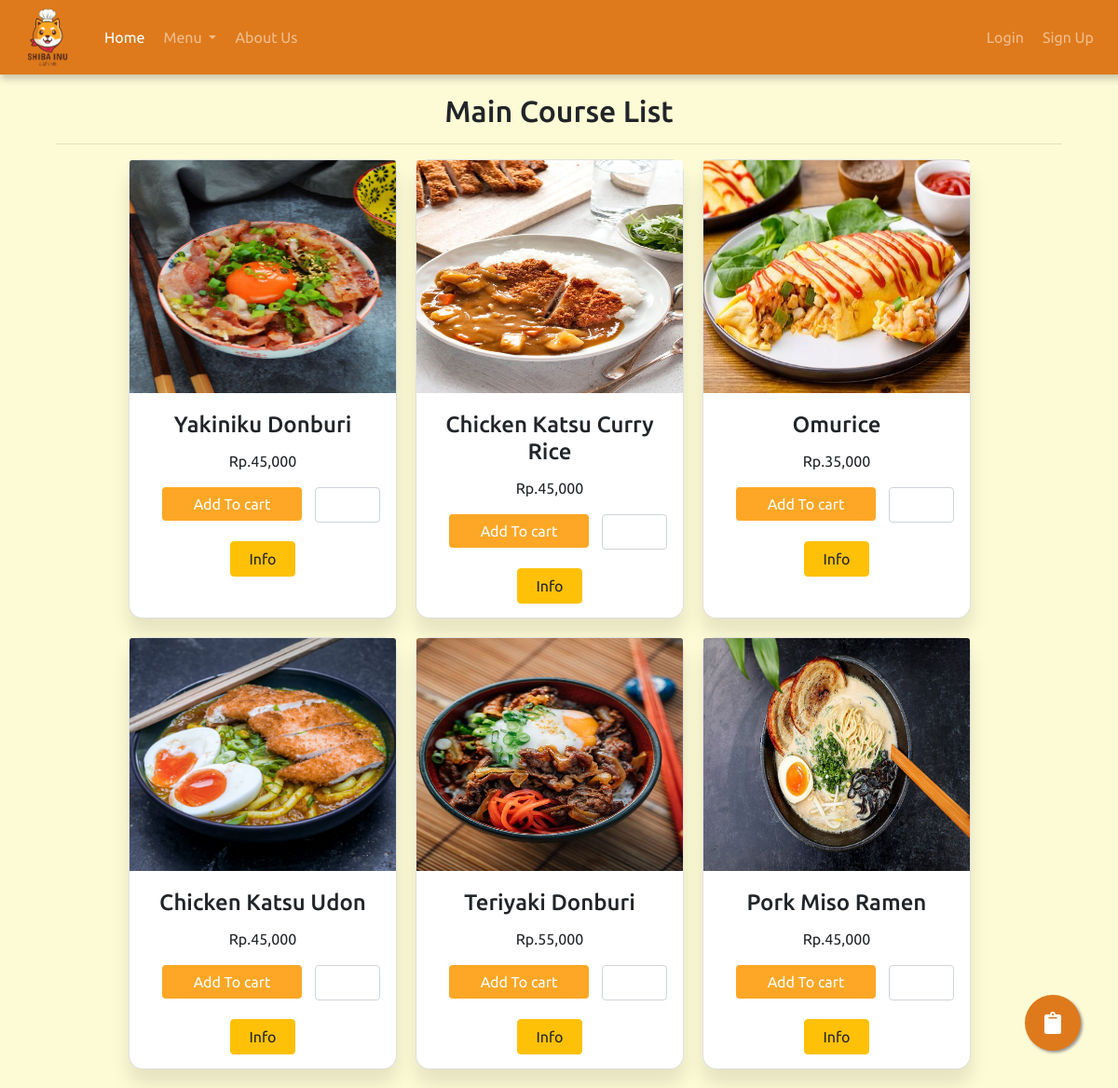
The app's page /Menu/MainCourse.php with its own data.
### tables this page shows
CREATE TABLE `menu` (
  `id_menu` int(10) NOT NULL,
  `id_kategori` int(11) NOT NULL,
  `nama_menu` varchar(50) NOT NULL,
  `harga_menu` int(11) NOT NULL,
  `deskripsi` varchar(100) NOT NULL,
  `image` varchar(65) NOT NULL
);

### Menu/MainCourse.php (the view, shortened to what this page needs)
<?php
require 'function.php';
$result = mysqli_query($koneksi, "SELECT * FROM menu JOIN kategori USING(id_kategori) WHERE nama_kategori ='main course'");
?>
<!Doctype html>
<html>
    <head>
        <link rel="stylesheet" href="https://stackpath.bootstrapcdn.com/bootstrap/4.3.1/css/bootstrap.min.css">
        <link rel="stylesheet" href="https://use.fontawesome.com/releases/v5.7.0/css/all.css">
        <link href="https://unpkg.com/aos@2.3.1/dist/aos.css" rel="stylesheet">
    </head>
    <body>
        <nav class="navbar navbar-expand-lg nav-color navbar-dark fixed-top">
            <a class="navbar-brand" href="#">
                <img src="../images/pemweb_logo.png" width="70" height="70" alt="">
            </a>
            <div class="collapse navbar-collapse navbar-dark" style="width: 40%; background-color: #de7a1c; border-radius: 10px;" id="navbarSupportedContent">
                <ul class="navbar-nav mr-auto">
                    <li class="nav-item active">
                        <a class="nav-link" style="padding: 10px;" href="../index.php">Home</a>
                    </li>
                    <li class="nav-item dropdown">
                        <a class="nav-link dropdown-toggle" style="padding: 10px;" href="#" id="navbarDropdownMenuLink" data-toggle="dropdown" aria-haspopup="true" aria-expanded="false">
                        Menu
                        </a>
                    </li>
                    <li class="nav-item">
                        <a class="nav-link" style="padding: 10px;" href="../about_us/about_us.php">About Us</a>
                    </li>
                </ul>
                <?php if(!isset($_SESSION['login'])) : ?>
                <ul class="navbar-nav navbar-right">
                    <li class="nav-item">
                        <a class="nav-link" style="padding: 10px;" href="../login/login.php">Login</a>
                    </li>
                    <li class="nav-item">
                        <a class="nav-link" style="padding: 10px;" href="../regis/registrasi.php">Sign Up</a>
                    </li>
                </ul>
                <?php endif; ?>
            </div>
        </nav>
        <section class = "Content" style="margin-top: 100px">
            <div class="container">
                <div class="row">
                    <div class="col-md-12 text-center">
                    <h2>Main Course List</h2>
                    <hr>
                    </div>
                </div>
                <div class="row">
                    <?php while($info = mysqli_fetch_assoc($result) ) : ?>
                            <div class="card" style="width: 18rem; margin-right:20px; margin-bottom:20px;background-color:white;border-radius: 15px;box-shadow: 0px 15px 20px rgba(0,0,0,0.1);">
                                <form method="post" action="order.php">
                                    <a ><img class="card-img-top image view_info" src="../images/<?php echo $info["image"]; ?>" alt="Card image cap"></a>
                                    <div class="card-body text-center">
                                        <h4 class="card-title" name="menu_nama"><?php echo $info["nama_menu"]; ?></h4>
                                        <p class="card-text">Rp.<?=  number_format($info["harga_menu"]); ?></p>
                                        <div class="row">
                                            <div class="col-8">
                                                <input type="submit" name="add_to_cart" class="btn btn-primary" style="background-color:#fea726;width:150px; color:white;border:none;" value="Add To cart"></input>
                                            </div>
                                            <div class="col-4">
                                                <input type="number" min="1" name="quantity"  class="form-control" style="width:70px; boder:#d4d6d9;" required/>
                                            </div>
                                        </div>
                                    </div>
                                </form>
                                <div class="row">
                                    <form action="" method="post">
                                        <input type="submit" class="btn btn-warning" value="Info" name="detailMenu" href="modal.php?id=<?= $info["id_menu"]; ?>" style="width:70px; margin-bottom: 15px">
                                    </form>
                                </div>
                            </div>
                    <?php endwhile;?>
                </div>
            </div>
        </section>
        <?php if(!isset($_SESSION['login'])) : ?>
            <a href="../login/login.php" class="float">
                <i class="fa fa-clipboard my-float"></i>
            </a>
        <?php endif; ?>
    </body>
</html>

### Menu/MainCourse.php (style rules this page uses)
body { font-family: 'Ubuntu', sans-serif; background-color:#fdfbd5; }
.nav-color { background-color: #de7a1c; color: red; }
a { color: white; }
.navbar { height: 80px; box-shadow: 3px 3px 7px 2px rgba(0, 0, 0, 0.2); }
.container { width: 100%; }
.row { display: flex; justify-content: center; margin: 0 auto; }
.image { width:100%; height:250px; }
input { width:45px; }
.float { position:fixed; width:60px; height:60px; bottom:40px; right:40px; background-color:#de7a1c; color:#FFF; border-radius:50px; text-align:center; box-shadow: 2px 2px 3px #999; }
.my-float { font-size:24px; margin-top:18px; }

### records on screen
menu: image (picture), nama_menu "Yakiniku Donburi", harga_menu "45,000"
menu: image (picture), nama_menu "Chicken Katsu Curry Rice", harga_menu "45,000"
menu: image (picture), nama_menu "Omurice", harga_menu "35,000"
menu: image (picture), nama_menu "Chicken Katsu Udon", harga_menu "45,000"
menu: image (picture), nama_menu "Teriyaki Donburi", harga_menu "55,000"
menu: image (picture), nama_menu "Pork Miso Ramen", harga_menu "45,000"
